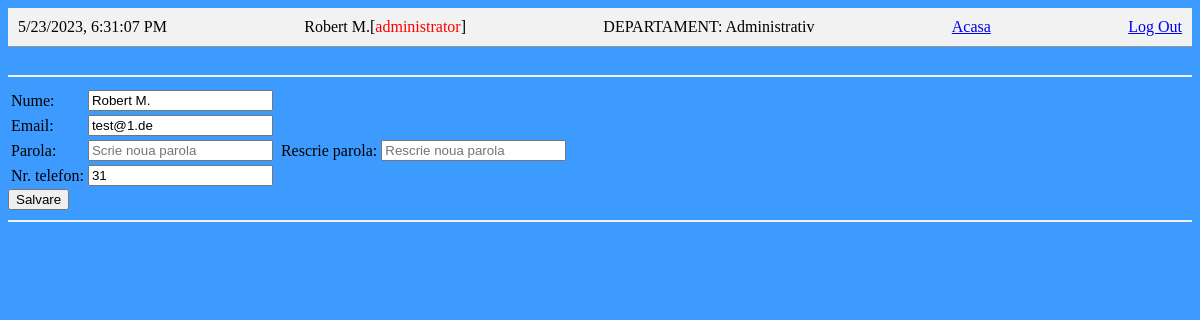
The page /User/schimbaDatePersonale.php (signed in) on the database its author committed.
### tables this page shows
CREATE TABLE `users` (
  `id` int(11) NOT NULL,
  `name` varchar(255) NOT NULL,
  `email` varchar(255) NOT NULL,
  `password` varchar(255) NOT NULL,
  `role` varchar(255) DEFAULT 'user',
  `department_id` int(11) NOT NULL,
  `phone_number` varchar(15) DEFAULT NULL,
  `is_active` tinyint(1) NOT NULL DEFAULT '0'
);

CREATE TABLE `departments` (
  `id` int(11) NOT NULL,
  `name` varchar(255) NOT NULL
);

### User/schimbaDatePersonale.php (the view, shortened to what this page needs)
<?php
include_once '../inc/db.inc.php';
if (isset($_SESSION['email'])) {
  $email = $_SESSION['email'];
  $query = "SELECT role FROM users WHERE email='$email'";
  $result = mysqli_query($conn, $query);
  if (mysqli_num_rows($result) == 1) {
    $user = mysqli_fetch_assoc($result);
    $role = $user['role'];
  }
}
$email = $_SESSION['email'];
$query = "SELECT department_id FROM users WHERE Email = '$email'";
$result = mysqli_query($conn, $query);
if(mysqli_num_rows($result) == 1) {
  $row = mysqli_fetch_assoc($result);
  $department_id = $row['department_id'];
  $query = "SELECT name FROM departments WHERE id = $department_id";
  $result = mysqli_query($conn, $query);
  if(mysqli_num_rows($result) == 1) {
    $row = mysqli_fetch_assoc($result);
    $department_name = $row['name'];
  }
}
$department = $department_name;
$id_utilizator = $_SESSION['email'];
$sql = "SELECT * FROM users WHERE email='$id_utilizator'";
$result = mysqli_query($conn, $sql);
$row = mysqli_fetch_assoc($result);
$nume = $row['name'];
$email = $row['email'];
$numar_telefon = $row['phone_number'];
?>
<!DOCTYPE html>
<html>
<head>
    <link rel="stylesheet" type="text/css" href="../style/styleHomeUser.css">
</head>
<body>
    <div class="header">
        <div id="clock"></div>
        <div>
  <?php
    if ($role === 'user') {
      echo $nume . '[<span style="color: green;">' . $role . '</span>]';
    } else {
      echo $nume . '[<span style="color: red;">' . $role . '</span>]';
    }
  ?>
  </div>
        <div><?php echo "DEPARTAMENT: ".$department ;?></div>
        <div><a href="../homeUser.php" target="_self">Acasa</a></div>
        <div><a href="../inc/logout.php" target="_self">Log Out</a></div>
    </div>
    <br>
	<div class="line"></div>
	<form action="<?php echo $_SERVER['PHP_SELF'];?>" method="post">
      <table>
        <tr>
          <td>Nume:</td>
          <td><input type="text" name="nume" placeholder="Nume" value="<?php echo $nume; ?>"></td>
        </tr>
        <tr>
          <td>Email:</td>
          <td colspan="3"><input type="email" name="email" placeholder="Email" value="<?php echo $email; ?>"></td>
        </tr>
        <tr>
          <td>Parola:</td>
          <td><input type="password" name="parola" placeholder="Scrie noua parola"></td>
          <td colspan="2"></td>
          <td>Rescrie parola:</td>
          <td><input type="password" name="reparola" placeholder="Rescrie noua parola"></td>
        </tr>
        <tr>
          <td>Nr. telefon:</td>
          <td><input type="text" name="numar_telefon" placeholder="Nr. telefon" value="<?php echo $numar_telefon; ?>"></td>
        </tr>
      </table>
      <div class="buttons">
        <input type="submit" value="Salvare">
      </div>
    </form>
	<div class="line"></div>
</body>
</html>

### style/styleHomeUser.css (style rules this page uses)
body { background-color: #3d9bff; }
.header { display: flex; justify-content: space-between; align-items: center; padding: 10px; background-color: #f2f2f2; border-bottom: 1px solid #999; }
.line { height: 2px; background-color: #f2f2f2; margin-top: 10px; margin-bottom: 10px; }

### rows shown on the page
users: name "Robert M.", role "administrator", nume "Robert M.", email "test@1.de", numar_telefon "31"
departments: name "Administrativ"
